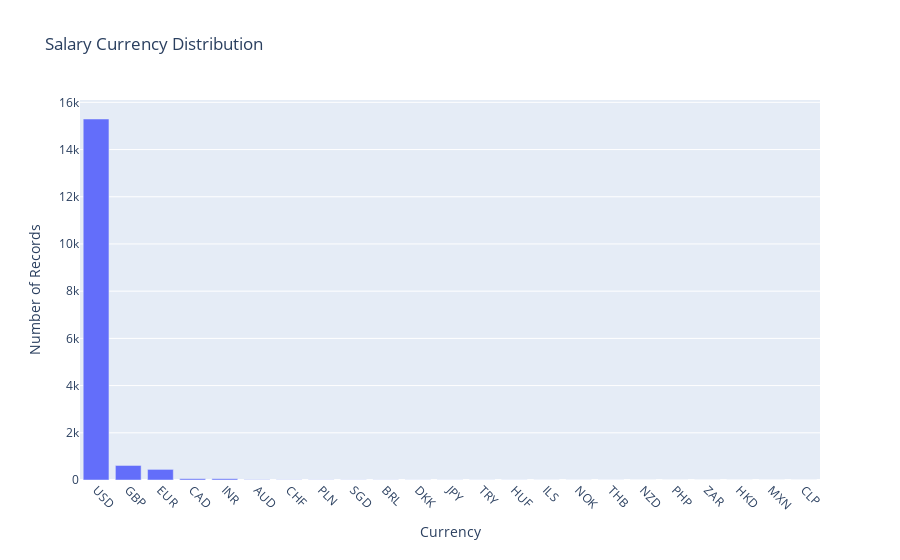

Here is the notebook cell this chart was saved with:
### Code cell
import plotly.express as px

currency_counts = df['salary_currency'].value_counts().reset_index()
currency_counts.columns = ['salary_currency', 'count']

fig = px.bar(
    currency_counts,
    x='salary_currency',
    y='count',
    title='Salary Currency Distribution',
    labels={'salary_currency': 'Currency', 'count': 'Number of Records'}
)

fig.update_layout(
    xaxis_tickangle=45
)

fig.show()

### Figure 1 — Plotly figure (JSON) as saved in the notebook; plotly's stock layout.template omitted (floating-point values rounded to 4 significant figures)
{"data": [{"alignmentgroup": "True", "hovertemplate": "Currency=%{x}<br>Number of Records=%{y}<extra></extra>", "legendgroup": "", "marker": {"color": "#636efa", "pattern": {"shape": ""}}, "name": "", "offsetgroup": "", "orientation": "v", "showlegend": false, "textposition": "auto", "type": "bar", "x": ["USD", "GBP", "EUR", "CAD", "INR", "AUD", "CHF", "PLN", "SGD", "BRL", "DKK", "JPY", "TRY", "HUF", "ILS", "NOK", "THB", "NZD", "PHP", "ZAR", "HKD", "MXN", "CLP"], "xaxis": "x", "y": [15294, 616, 449, 56, 55, 12, 8, 7, 6, 5, 4, 4, 3, 3, 2, 2, 2, 1, 1, 1, 1, 1, 1], "yaxis": "y"}], "layout": {"barmode": "relative", "legend": {"tracegroupgap": 0}, "title": {"text": "Salary Currency Distribution"}, "xaxis": {"anchor": "y", "domain": [0, 1], "tickangle": 45, "title": {"text": "Currency"}}, "yaxis": {"anchor": "x", "domain": [0, 1], "title": {"text": "Number of Records"}}}}
